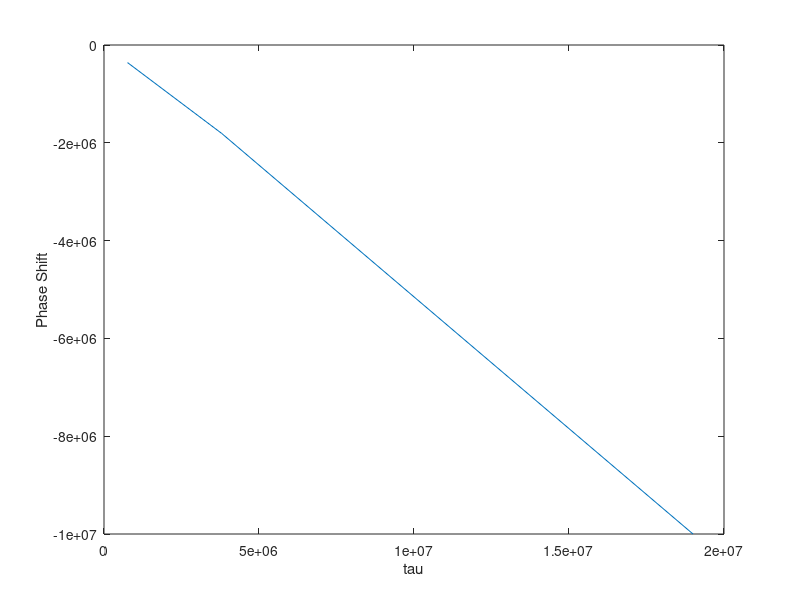

Here is the MATLAB script that generated this plot:
tau = [1/5 1 5].*3.8e6;
phaseshift = [(9.499e6-9.859e6) (2.088e7-2.269e7) (1.609e8-1.709e8)];
A = [(1.903e-5-1.627e-5)/2 (9.523e-5-8.139e-5)/2 (0.0004762-0.0004071)/2];
plot(tau,phaseshift)
ylabel('Phase Shift')
xlabel('tau')